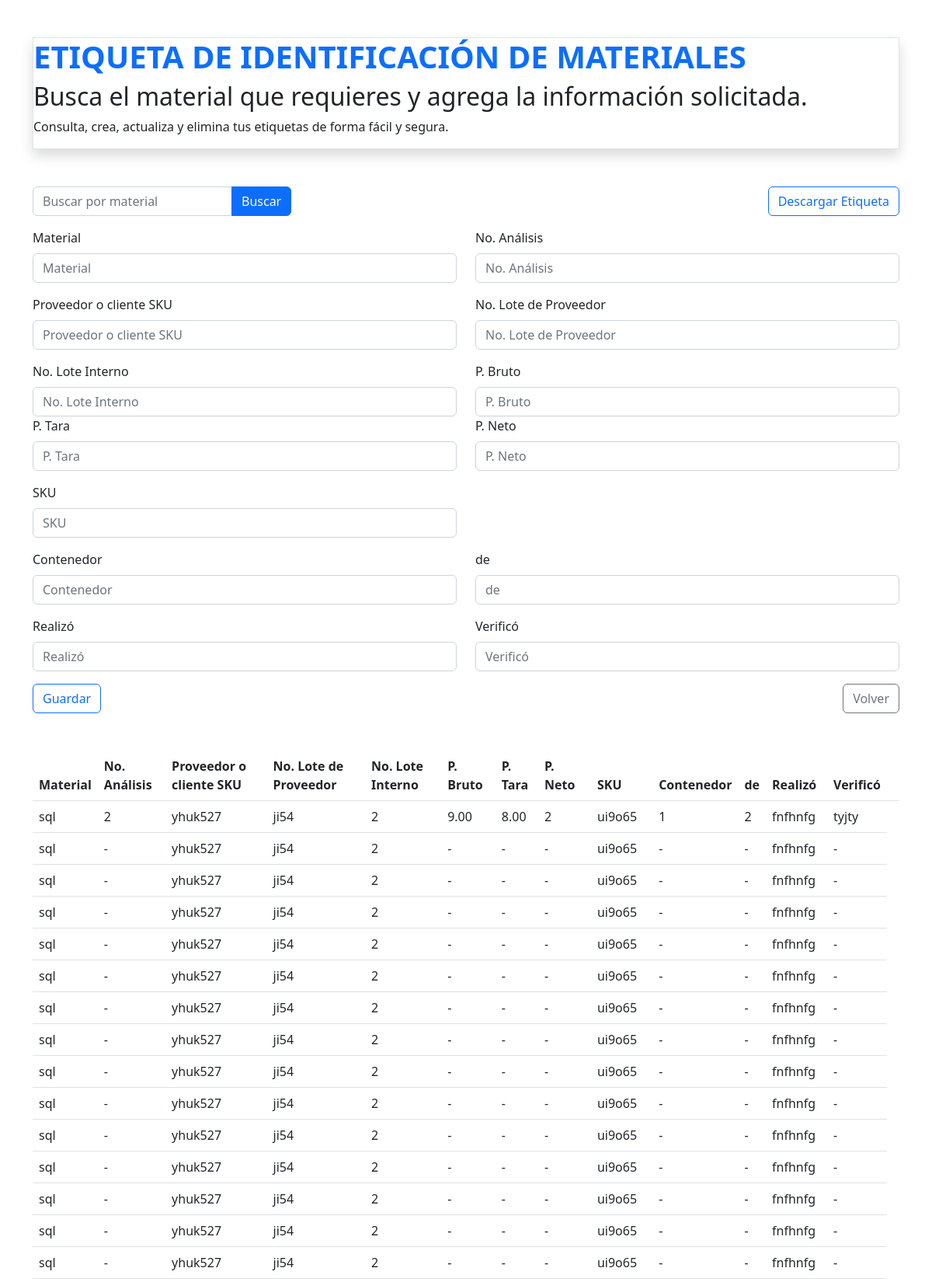
/etiquetalist (upper part), run on the app's committed database.
### contacts/models.py (models this page shows, shortened)
class EtiquetaIdentificacionMateriales(models.Model):
    material = models.CharField(max_length=100, verbose_name='Material', null=True, blank=True)
    noanalisis = models.CharField(max_length=100, verbose_name='No Analisis', null=True, blank=True)
    proveedorclientesku = models.CharField(max_length=100, verbose_name='Proveedor o Cliente SKU', null=True, blank=True)
    noloteproveedor = models.CharField(max_length=100, verbose_name='No Lote Proveedor', null=True, blank=True)
    noloteinterno = models.CharField(max_length=100, verbose_name='No Lote Interno', null=True, blank=True)
    pbruto = models.DecimalField(max_digits=10, decimal_places=2, null=True, blank=True)
    ptara = models.DecimalField(max_digits=10, decimal_places=2, null=True, blank=True)
    pneto = models.CharField(max_length=100, verbose_name='P. Neto', null=True, blank=True)
    sku = models.CharField(max_length=100, verbose_name='SKU', null=True, blank=True)
    contenedor = models.CharField(max_length=100, null=True, verbose_name='Contenedor', blank=True)
    de = models.CharField(max_length=100, verbose_name='De', null=True, blank=True)
    realizo = models.CharField(max_length=100, verbose_name='Realizo', null=True, blank=True)
    verifico = models.CharField(max_length=100, verbose_name='Verifico', null=True, blank=True)
    formato_recepcion = models.ForeignKey(FormatoRecepcionMateriaPrima, on_delete=models.CASCADE, null=True, blank=True)

### contacts/views.py (the view)
# urls.py: path('etiquetalist', views.EtiquetaIdentificacionMaterialesListView.as_view(),name='etiqueta_identificacion_materiales_list'),
class EtiquetaIdentificacionMaterialesListView(generic.ListView):
    model = EtiquetaIdentificacionMateriales
    template_name = 'contacts/etiqueta_identificacion_materiales.html'  # Cambia esto al nombre de tu plantilla
    def get_queryset(self) -> QuerySet[Any]:
        q = self.request.GET.get('q')
        if q:
            return Contact.objects.filter(name__icontains=q)
        return super().get_queryset()

### contacts/templates/contacts/etiqueta_identificacion_materiales.html (shortened to what this page needs)
{% load static %}
<!DOCTYPE html>
<html lang="es">
<head>
    <link rel="stylesheet" href="{% static 'bootstrap/css/bootstrap.min.css' %}">
</head>
<body class="container py-5">
    <div class="p5 border border-1 shadow">
        <h1 class="fw-bold text-primary">ETIQUETA DE IDENTIFICACIÓN DE MATERIALES</h1>
        <h2>Busca el material que requieres y agrega la información solicitada.</h2>
        <p>Consulta, crea, actualiza y elimina tus etiquetas de forma fácil y segura.</p>
    </div>
    <div class="mt-5">
        <div class="mt-3 d-flex justify-content-between">
            <form action="{% url 'buscar_etiqueta' %}" method="get">
                <div class="input-group">
                    <input type="text" class="form-control" placeholder="Buscar por material" name="q" value="{{ request.GET.q }}">
                    <button class="btn btn-primary">Buscar</button>
                </div>
            </form>
            <a href="{% url 'export_etiqueta_identificacion_materiales_pdf' %}" class="btn btn-outline-primary">Descargar Etiqueta</a>
        </div>
    </div>
    <form method="post" action="{% url 'guardar_etiqueta' %}">
        <div class="mt-3">
            <div class="row">
                <div class="col-md-6">
                    <label for="material" class="form-label">Material</label>
                    <input type="text" id="material" name="material" class="form-control" value="{% if etiqueta %}{{ etiqueta.materiaprima }}{% endif %}" placeholder="Material">
                </div>
                <div class="col-md-6">
                    <label for="no_analisis" class="form-label">No. Análisis</label>
                    <input type="text" id="no_analisis" name="no_analisis" class="form-control" value="{% if etiqueta %}{{ etiqueta.noanalisis }}{% endif %}" placeholder="No. Análisis">
                </div>
            </div>
            <div class="row mt-3">
                <div class="col-md-6">
                    <label for="proveedor_sku" class="form-label">Proveedor o cliente SKU</label>
                    <input type="text" id="proveedor_sku" name="proveedor_sku" class="form-control" value="{% if etiqueta %}{{ etiqueta.claveproveedor }}{% endif %}" placeholder="Proveedor o cliente SKU">
                </div>
                <div class="col-md-6">
                    <label for="lote_proveedor" class="form-label">No. Lote de Proveedor</label>
                    <input type="text" id="lote_proveedor" name="lote_proveedor" class="form-control" value="{% if etiqueta %}{{ etiqueta.noloteproveedor }}{% endif %}" placeholder="No. Lote de Proveedor">
                </div>
            </div>
            <div class="row mt-3">
                <div class="col-md-6">
                    <label for="lote_interno" class="form-label">No. Lote Interno</label>
                    <input type="text" id="lote_interno" name="lote_interno" class="form-control" value="{% if etiqueta %}{{ etiqueta.loteseprisa }}{% endif %}" placeholder="No. Lote Interno">
                </div>
                <div class="col-md-6">
                    <label for="pbruto" class="form-label">P. Bruto</label>
                    <input type="text" id="pbruto" name="pbruto" class="form-control" value="{% if etiqueta %}{{ etiqueta.pesobruto }}{% endif %}" placeholder="P. Bruto">
                </div>
                <div class="col-md-6">
                    <label for="ptara" class="form-label">P. Tara</label>
                    <input type="text" id="ptara" name="ptara" class="form-control" value="{% if etiqueta %}{{ etiqueta.pesotara }}{% endif %}" placeholder="P. Tara">
                </div>
                <div class="col-md-6">
                    <label for="pneto" class="form-label">P. Neto</label>
                    <input type="text" id="pneto" name="pneto" class="form-control" value="{% if etiqueta %}{{ etiqueta.pesoneto }}{% endif %}" placeholder="P. Neto" requerid>
                </div>
            </div>
            <div class="row mt-3">
                <div class="col-md-6">
                    <label for="sku" class="form-label">SKU</label>
                    <input type="text" id="sku" name="sku" class="form-control" value="{% if etiqueta %}{{ etiqueta.sku }}{% endif %}" placeholder="SKU">
                </div>
            </div>
            <div class="row mt-3">
                <div class="col-md-6">
                    <label for="contenedor" class="form-label">Contenedor</label>
                    <input type="text" id="contenedor" name="contenedor" class="form-control" value="{% if etiqueta %}{{ etiqueta.contenedor }}{% endif %}" placeholder="Contenedor">
                </div>
                <div class="col-md-6">
                    <label for="de" class="form-label">de</label>
                    <input type="text" id="de" name="de" class="form-control" value="{% if etiqueta %}{{ etiqueta.nocontenedores }}{% endif %}" placeholder="de">
                </div>
            </div>
            <div class="row mt-3">
                <div class="col-md-6">
                    <label for="realizo" class="form-label">Realizó</label>
                    <input type="text" id="realizo" name="realizo" class="form-control" value="{% if etiqueta %}{{ etiqueta.realizo }}{% endif %}" placeholder="Realizó">
                </div>
                <div class="col-md-6">
                    <label for="verifico" class="form-label">Verificó</label>
                    <input type="text" id="verifico" name="verifico" class="form-control" value="{% if etiqueta %}{{ etiqueta.verifico }}{% endif %}" placeholder="Verificó">
                </div>
            </div>
        </div>
        <div class="mt-3 d-flex justify-content-between">
            <button type="submit" class="btn btn-outline-primary">Guardar</button>
            <a href="{% url 'Menu' %}" class="btn btn-outline-secondary">Volver</a>
        </div>
    </form>
    <div class="table-responsive">
        <table class="mt-5 table table-hover">
            <thead>
                <tr>
                    <th>Material</th>
                    <th>No. Análisis</th>
                    <th>Proveedor o cliente SKU</th>
                    <th>No. Lote de Proveedor</th>
                    <th>No. Lote Interno</th>
                    <th>P. Bruto</th>
                    <th>P. Tara</th>
                    <th>P. Neto</th>
                    <th>SKU</th>
                    <th>Contenedor</th>
                    <th>de</th>
                    <th>Realizó</th>
                    <th>Verificó</th>
                    <th></th>
                </tr>
            </thead>
            <tbody>
                {% for EtiquetaIdentificacionMateriales in object_list %}
                <tr>
                    <td>{{ EtiquetaIdentificacionMateriales.material|default:'-'}}</td>
                    <td>{{ EtiquetaIdentificacionMateriales.noanalisis|default:'-' }}</td>
                    <td>{{ EtiquetaIdentificacionMateriales.proveedorclientesku|default:'-' }}</td>
                    <td>{{ EtiquetaIdentificacionMateriales.noloteproveedor|default:'-' }}</td>
                    <td>{{ EtiquetaIdentificacionMateriales.noloteinterno|default:'-' }}</td>
                    <td>{{ EtiquetaIdentificacionMateriales.pbruto|default:'-' }}</td>
                    <td>{{ EtiquetaIdentificacionMateriales.ptara|default:'-' }}</td>
                    <td>{{ EtiquetaIdentificacionMateriales.pneto|default:'-' }}</td>
                    <td>{{ EtiquetaIdentificacionMateriales.sku|default:'-' }}</td>
                    <td>{{ EtiquetaIdentificacionMateriales.contenedor |default:'-' }}</td>
                    <td>{{ EtiquetaIdentificacionMateriales.de|default:'-' }}</td>
                    <td>{{ EtiquetaIdentificacionMateriales.realizo|default:'-' }}</td>
                    <td>{{ EtiquetaIdentificacionMateriales.verifico|default:'-' }}</td>
                </tr>
                {% endfor %}
            </tbody>
        </table>
    </div>
</body>
</html>

### data on the page
EtiquetaIdentificacionMateriales: material "sql", noanalisis "2", proveedorclientesku "yhuk527", noloteproveedor "ji54", noloteinterno "2", pbruto "9.00", ptara "8.00", pneto "2", sku "ui9o65", contenedor "1", de "2", realizo "fnfhnfg", verifico "tyjty"
EtiquetaIdentificacionMateriales: material "sql", noanalisis "-", proveedorclientesku "yhuk527", noloteproveedor "ji54", noloteinterno "2", pbruto "-", ptara "-", pneto "-", sku "ui9o65", contenedor "-", de "-", realizo "fnfhnfg", verifico "-"
EtiquetaIdentificacionMateriales: material "sql", noanalisis "-", proveedorclientesku "yhuk527", noloteproveedor "ji54", noloteinterno "2", pbruto "-", ptara "-", pneto "-", sku "ui9o65", contenedor "-", de "-", realizo "fnfhnfg", verifico "-"
EtiquetaIdentificacionMateriales: material "sql", noanalisis "-", proveedorclientesku "yhuk527", noloteproveedor "ji54", noloteinterno "2", pbruto "-", ptara "-", pneto "-", sku "ui9o65", contenedor "-", de "-", realizo "fnfhnfg", verifico "-"
EtiquetaIdentificacionMateriales: material "sql", noanalisis "-", proveedorclientesku "yhuk527", noloteproveedor "ji54", noloteinterno "2", pbruto "-", ptara "-", pneto "-", sku "ui9o65", contenedor "-", de "-", realizo "fnfhnfg", verifico "-"
EtiquetaIdentificacionMateriales: material "sql", noanalisis "-", proveedorclientesku "yhuk527", noloteproveedor "ji54", noloteinterno "2", pbruto "-", ptara "-", pneto "-", sku "ui9o65", contenedor "-", de "-", realizo "fnfhnfg", verifico "-"
EtiquetaIdentificacionMateriales: material "sql", noanalisis "-", proveedorclientesku "yhuk527", noloteproveedor "ji54", noloteinterno "2", pbruto "-", ptara "-", pneto "-", sku "ui9o65", contenedor "-", de "-", realizo "fnfhnfg", verifico "-"
EtiquetaIdentificacionMateriales: material "sql", noanalisis "-", proveedorclientesku "yhuk527", noloteproveedor "ji54", noloteinterno "2", pbruto "-", ptara "-", pneto "-", sku "ui9o65", contenedor "-", de "-", realizo "fnfhnfg", verifico "-"
EtiquetaIdentificacionMateriales: material "sql", noanalisis "-", proveedorclientesku "yhuk527", noloteproveedor "ji54", noloteinterno "2", pbruto "-", ptara "-", pneto "-", sku "ui9o65", contenedor "-", de "-", realizo "fnfhnfg", verifico "-"
EtiquetaIdentificacionMateriales: material "sql", noanalisis "-", proveedorclientesku "yhuk527", noloteproveedor "ji54", noloteinterno "2", pbruto "-", ptara "-", pneto "-", sku "ui9o65", contenedor "-", de "-", realizo "fnfhnfg", verifico "-"
EtiquetaIdentificacionMateriales: material "sql", noanalisis "-", proveedorclientesku "yhuk527", noloteproveedor "ji54", noloteinterno "2", pbruto "-", ptara "-", pneto "-", sku "ui9o65", contenedor "-", de "-", realizo "fnfhnfg", verifico "-"
EtiquetaIdentificacionMateriales: material "sql", noanalisis "-", proveedorclientesku "yhuk527", noloteproveedor "ji54", noloteinterno "2", pbruto "-", ptara "-", pneto "-", sku "ui9o65", contenedor "-", de "-", realizo "fnfhnfg", verifico "-"
EtiquetaIdentificacionMateriales: material "sql", noanalisis "-", proveedorclientesku "yhuk527", noloteproveedor "ji54", noloteinterno "2", pbruto "-", ptara "-", pneto "-", sku "ui9o65", contenedor "-", de "-", realizo "fnfhnfg", verifico "-"
EtiquetaIdentificacionMateriales: material "sql", noanalisis "-", proveedorclientesku "yhuk527", noloteproveedor "ji54", noloteinterno "2", pbruto "-", ptara "-", pneto "-", sku "ui9o65", contenedor "-", de "-", realizo "fnfhnfg", verifico "-"
EtiquetaIdentificacionMateriales: material "sql", noanalisis "-", proveedorclientesku "yhuk527", noloteproveedor "ji54", noloteinterno "2", pbruto "-", ptara "-", pneto "-", sku "ui9o65", contenedor "-", de "-", realizo "fnfhnfg", verifico "-"
